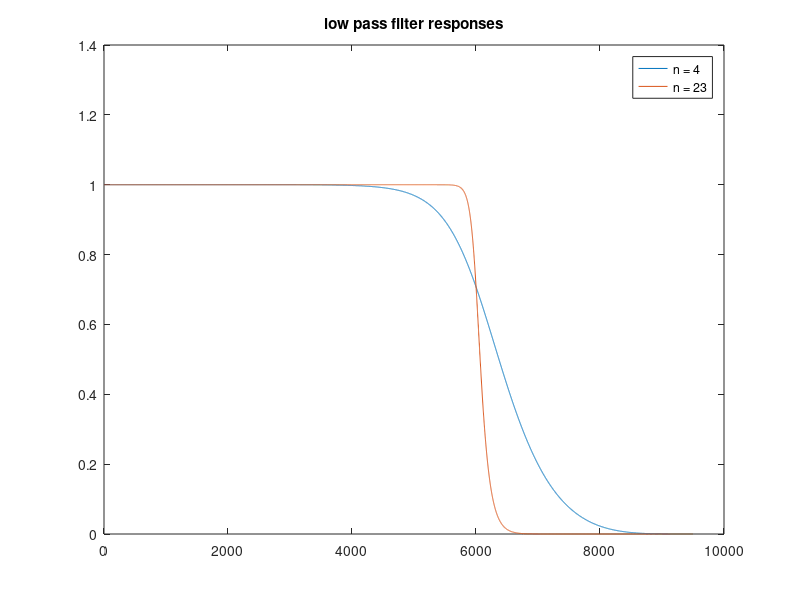
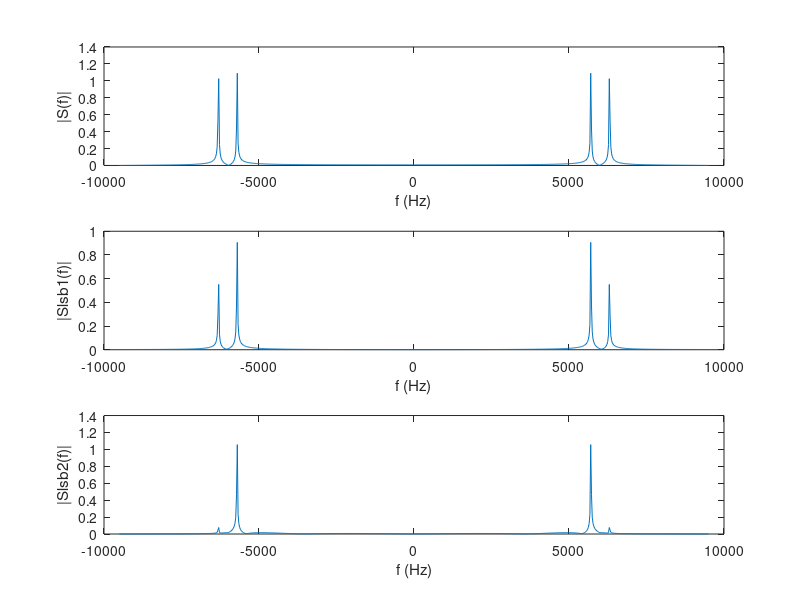
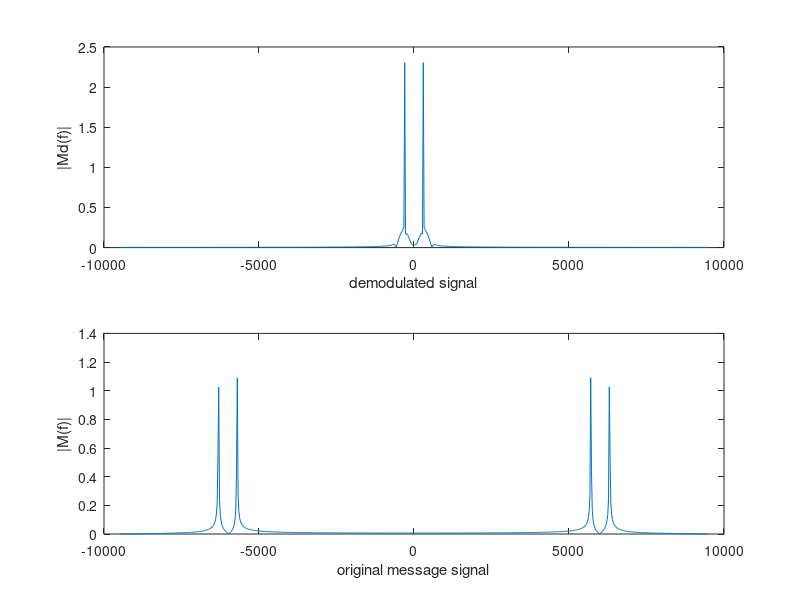
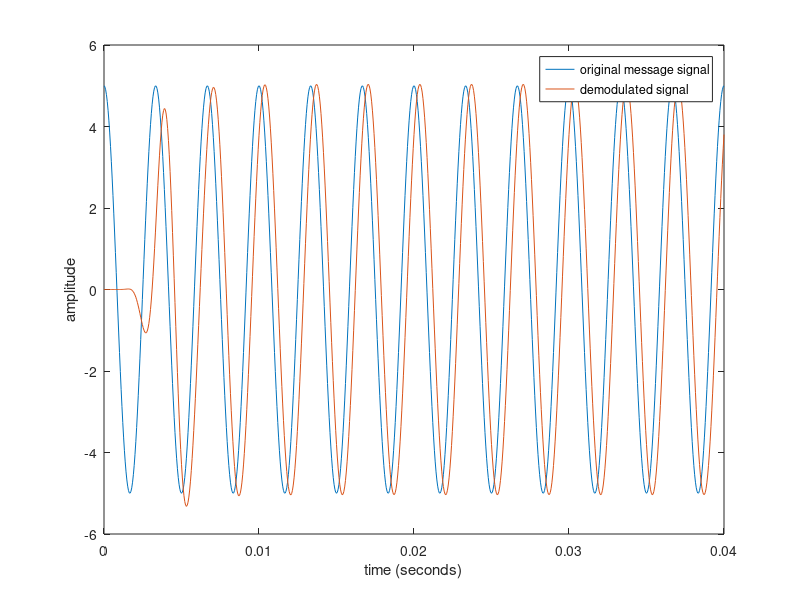

Reproduce these figures in MATLAB, in order.
clc;
close all;
clear;

Fs = 19000;
t = 0:1/Fs:0.04;
fm = 300;
fc = 6000;
mt = 5*cos(2*pi*fm*t);
ct = cos(2*pi*fc*t);

st = mt .* ct;

%-----MODULATION

wn = (2*fc)/Fs;
n1 = 4;
n2 = 23;

[bn1, an1] = butter(n1, wn, 'low');
wn1 = freqz(bn1, an1, Fs/2);

[bn2, an2] = butter(n2, wn, 'low');
wn2 = freqz(bn2, an2, Fs/2);

figure(1);
plot(abs(wn1));
hold on;
plot(abs(wn2));
title("low pass filter responses");
legend("n = 4", "n = 23");

N = length(st);
fv = linspace(-Fs/2, Fs/2, N);
sf = fft(st, N);

slsb1 = filter(bn1, an1, st);
slsb2 = filter(bn2, an2, st);

figure(2);
subplot(311);
plot(fv, abs(fftshift(sf))/N);
xlabel("f (Hz)");
ylabel("|S(f)|");

subplot(312);
plot(fv, abs(fftshift(fft(slsb1)))/N);
xlabel("f (Hz)");
ylabel("|Slsb1(f)|")

subplot(313);
plot(fv, abs(fftshift(fft(slsb2)))/N);
xlabel("f (Hz)");
ylabel("|Slsb2(f)|")

%----------DEMODULATION

md = slsb2 .* (4*ct);
fc1 = 2*fm;
wn1 = 2*fc1/Fs;

n = 10;
[b1, a1] = butter(n, wn1, 'low');

md = filter(b1, a1, md);
Md = fftshift(fft(md,N));

figure(3);
subplot(211);
plot(fv, abs(Md)/N);
xlabel("demodulated signal");
ylabel("|Md(f)|");

subplot(212);
plot(fv, abs(fftshift(sf))/N);
xlabel("original message signal");
ylabel("|M(f)|");

figure(4);
plot(t, mt);
hold on;
plot(t, md);
legend("original message signal", "demodulated signal");
xlabel("time (seconds)");
ylabel("amplitude");







